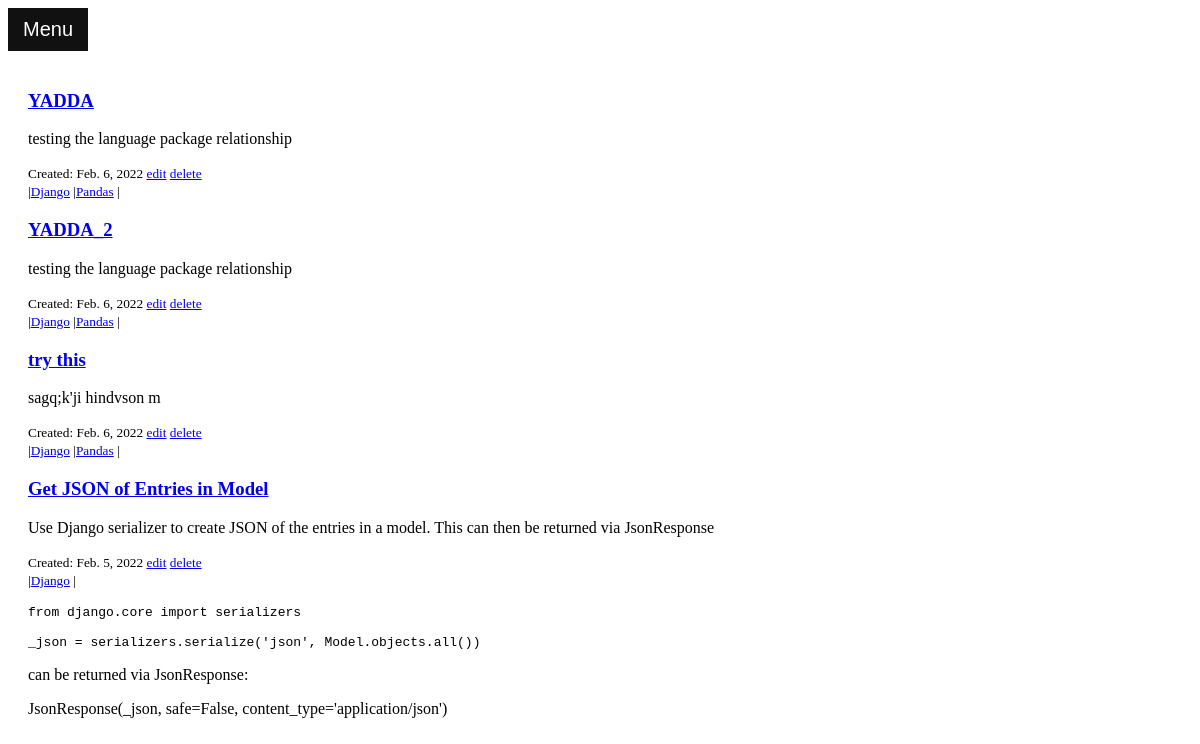
Page /language/1/ on the committed database.
### snippets/models.py (models this page shows, shortened)
class CodeSnippet(models.Model):
    name = models.CharField(max_length=255)
    author = models.ForeignKey(User, on_delete=models.CASCADE, null=True, blank=True)
    language = models.ForeignKey(Language, on_delete=models.CASCADE, null=True)
    package = models.ManyToManyField(Package, related_name='snippets')
    application = models.ForeignKey(Application, on_delete=models.CASCADE, null=True)
    summary = models.CharField(max_length=500)
    code = RichTextField(blank=True, null=True)
    date_created = models.DateField(auto_now_add=True)
    last_modified = models.DateField(auto_now=True)
    slug = models.SlugField(max_length=50, unique=True, blank=True)
    class Meta:
        ordering = ['last_modified']

class Package(models.Model):
    name = models.CharField(max_length=100, unique=True)
    class Meta:
        ordering = ['name']
    def __str__(self):
        return self.name

### snippets/views.py (the view)
# urls.py: path('language/<str:lang>/', views.filterByLanguageView, name= 'LangView'),
def filterByLanguageView(request, lang):
    snippets = CodeSnippet.objects.filter(language=lang)
    languages = Language.objects.order_by("name")
    packages = Package.objects.order_by("name")
    applications = Application.objects.order_by("name")
    context = {'recent_snippets': snippets,
               'languages': languages,
               'packages': packages,
               'applications': applications}
    return render(request, 'snippetsFiltered.html', context)

### snippets/templates/snippetsFiltered.html
<!DOCTYPE html>
<html lang="en">
{% extends 'snippetsHome.html' %}

### snippets/templates/snippetsHome.html (shortened to what this page needs)
<!DOCTYPE html>
<html lang="en">
{% block title %}
    <head>
    </head>
{% endblock %}
<body>
    {% block sidenav %}
    <nav>
        <button class="openbtn" onclick="openNav()">Menu</button>
    </nav>
        {%  load static %}
        <link href="{% static 'css/snippetsStyle.css'%}" rel="stylesheet" media="screen">
    {% endblock %}
    {% block snippets-main %}
    <div id="main">
        <div class="card">
            {% for snippet in recent_snippets %}
                <div>
                    <h3><a href="{% url 'snippets:Detail' snippet.pk %}">{{ snippet.name }}</a></h3>
                    <P> {{ snippet.summary}} </P>
                    <div class="snippet-info-block">
                        <small>
                            Created: {{ snippet.date_created }}
                            <a href="{% url 'snippets:EditSnip' snippet.pk %}  ">   edit</a>
                            <a href="{% url 'snippets:DelSnip' snippet.pk %}  ">   delete</a>
                            <br>
                            {% for package in snippet.package.all %}
                                |<a class="small-a" href="#">{{ package }}</a>
                            {% endfor %}
                                |
                                <br>
                        </small>
                    </div>
                    <p class="snippet-code"> {{ snippet.code | safe }} </p>
                </div>
            {% endfor %}
        </div>
    </div>
    {% endblock %}
</body>
</html>

### snippets/static/css/snippetsStyle.css (style rules this page uses)
.openbtn { font-size: 20px; cursor: pointer; background-color: #111; color: white; padding: 10px 15px; border: none; }
#main { transition: margin-left .5s; padding: 20px; }

### rows in the picture
CodeSnippet: name "YADDA", summary "testing the language package relationship", date_created "Feb. 6, 2022"
Package: name "Django"
Package: name "Pandas"
CodeSnippet: name "YADDA_2", summary "testing the language package relationship", date_created "Feb. 6, 2022"
CodeSnippet: name "try this", summary "sagq;k'ji hindvson m", date_created "Feb. 6, 2022"
CodeSnippet: name "Get JSON of Entries in Model", summary "Use Django serializer to create JSON of the entries in a model. This can then be returned via JsonResponse", date_created "Feb. 5, 2022", code "from django.core import serializers _json = serializers.serialize('json', Model.objects.all()) can be returned via JsonResponse: JsonResponse(_json, safe=False, content_type='application/json')"
